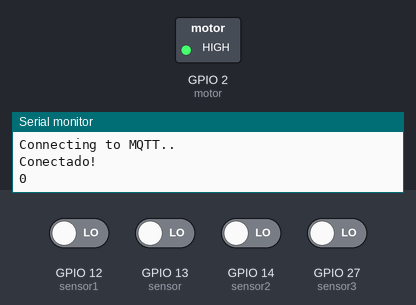
A program run on a simulated ESP32. Parts: switched loads named in the program (green lamp = pin HIGH), the last lines printed to the serial monitor. The test bench sets the inputs (shaded band); at power-on: GPIO 12 (sensor1), GPIO 13 (sensor), GPIO 14 (sensor2), GPIO 27 (sensor3) LOW. WiFi joins after 1.5 s; servers stay silent unless stated; no MQTT or app messages arrive unless stated.

Above: at 3.2 s.
3.3 s: GPIO 12 (sensor1) driven HIGH
At 6.2 s:
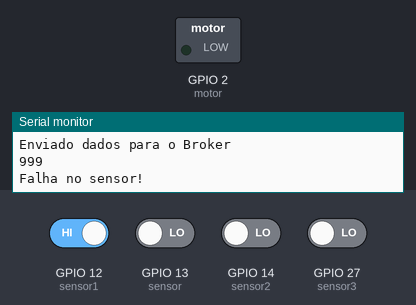
12.5 s: GPIO 12 (sensor1) driven LOW
At 14.4 s:
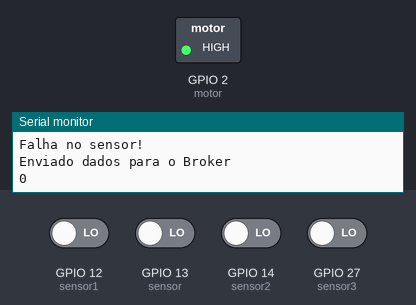
15.5 s: GPIO 14 (sensor2) driven HIGH
At 18.0 s:
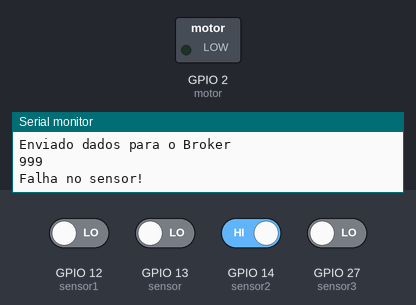
Timing chart, 0 to 19.5 s (numbered marks = the images above; inputs shaded):
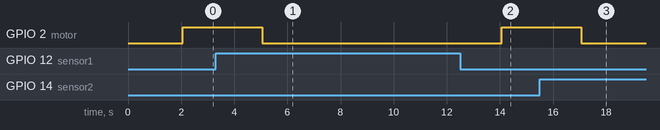

The program:

main.cpp
```cpp
#include <Arduino.h>
#include <PubSubClient.h>
#include <WiFi.h>
#include <ESPAsyncWebServer.h>
#include <AsyncTCP.h>
#include <WiFiClientSecure.h>

// Credenciais da rede
const char* ssid = "Arsenal";
const char* password = "liverpool";

// MQTT setup
#define MQTT_ID  "client_sistemas_distribuidos_2022"
#define MQTT_BROKER "c890702cc136431aa4ba1888306440ef.s1.eu.hivemq.cloud"
#define MQTT_PORT 8883
#define MQTT_TOPIC "sist_dist_2022_uni"
#define MQTT_USER "sis_dis"
#define MQTT_PWD "sisdis2022"
#define TOPICO_MOTOR "esp/motor"
#define TOPICO_NIVEL "esp/nivel"
#define TOPICO_STA_MOTOR "esp/status/motor"

int motorStatus = 0;
int sensor = 13;
int sensor1 = 12;
int sensor2 = 14;
int sensor3 = 27;
int aux = 100;
int prioridade = 0;
int acionar_motor = 0;
int externo = 0;
char dado[1] = {0};

WiFiClientSecure espClient;
//WiFiClient espClient;
PubSubClient MQTT(espClient);

#define motor 2

// Create AsyncWebServer
//AsyncWebServer server(8081);

int readNivel() {
  int estado  =  digitalRead(sensor);
  int estado1 =  digitalRead(sensor1);
  int estado2 =  digitalRead(sensor2);
  int estado3 =  digitalRead(sensor3);
  if (estado  == 1 && estado1 == 1 && estado2 == 1 && estado3 == 1){
    aux = 100;
    Serial.println(aux);
    acionar_motor = 0;
   //digitalWrite(motor,LOW);
    return aux;
  }else if (estado  == 1 && estado1 == 1 && estado2 == 1 && estado3 == 0){
    aux = 75;
    Serial.println(aux);
    return aux;
  }else if (estado  == 1 && estado1 == 1 && estado2 == 0 && estado3 == 0){
    aux = 50;
    Serial.println(aux);
    return aux;
  }else if (estado  == 1 && estado1 == 0 && estado2 == 0 && estado3 == 0){
    aux = 25;
    Serial.println(aux);
    acionar_motor = 1;
   // digitalWrite(motor,HIGH);
    return aux;
  }else if (estado  == 0 && estado1 == 0 && estado2 == 0 && estado3 == 0){
    aux = 0;
    acionar_motor = 1;
    Serial.println(aux);
    //digitalWrite(motor,HIGH);
    return aux;
  } else {
    aux = 999;
    Serial.println(aux);
    return aux;
  }
  delay(100);
}

void mqtt_callback(char* topic, byte* payload, unsigned int length)
{
    String msg;
    int val_motor;

    /* obtem a string do payload recebido */
    for(int i = 0; i < length; i++)
    {
       char c = (char)payload[i];
       msg += c;
    }

    Serial.print("Chegou a seguinte string via MQTT: ");
    Serial.println(msg);

    /* toma ação dependendo da string recebida */
    if (msg.equals("1"))
    {
       acionar_motor = 1;
    }

    if (msg.equals("0"))
    {
      acionar_motor = 0;
    }

}

static const char *root_ca PROGMEM = R"EOF(
-----BEGIN CERTIFICATE-----
MIIFazCCA1OgAwIBAgIRAIIQz7DSQONZRGPgu2OCiwAwDQYJKoZIhvcNAQELBQAw
TzELMAkGA1UEBhMCVVMxKTAnBgNVBAoTIEludGVybmV0IFNlY3VyaXR5IFJlc2Vh
cmNoIEdyb3VwMRUwEwYDVQQDEwxJU1JHIFJvb3QgWDEwHhcNMTUwNjA0MTEwNDM4
WhcNMzUwNjA0MTEwNDM4WjBPMQswCQYDVQQGEwJVUzEpMCcGA1UEChMgSW50ZXJu
ZXQgU2VjdXJpdHkgUmVzZWFyY2ggR3JvdXAxFTATBgNVBAMTDElTUkcgUm9vdCBY
MTCCAiIwDQYJKoZIhvcNAQEBBQADggIPADCCAgoCggIBAK3oJHP0FDfzm54rVygc
h77ct984kIxuPOZXoHj3dcKi/vVqbvYATyjb3miGbESTtrFj/RQSa78f0uoxmyF+
0TM8ukj13Xnfs7j/EvEhmkvBioZxaUpmZmyPfjxwv60pIgbz5MDmgK7iS4+3mX6U
A5/TR5d8mUgjU+g4rk8Kb4Mu0UlXjIB0ttov0DiNewNwIRt18jA8+o+u3dpjq+sW
T8KOEUt+zwvo/7V3LvSye0rgTBIlDHCNAymg4VMk7BPZ7hm/ELNKjD+Jo2FR3qyH
B5T0Y3HsLuJvW5iB4YlcNHlsdu87kGJ55tukmi8mxdAQ4Q7e2RCOFvu396j3x+UC
B5iPNgiV5+I3lg02dZ77DnKxHZu8A/lJBdiB3QW0KtZB6awBdpUKD9jf1b0SHzUv
KBds0pjBqAlkd25HN7rOrFleaJ1/ctaJxQZBKT5ZPt0m9STJEadao0xAH0ahmbWn
OlFuhjuefXKnEgV4We0+UXgVCwOPjdAvBbI+e0ocS3MFEvzG6uBQE3xDk3SzynTn
jh8BCNAw1FtxNrQHusEwMFxIt4I7mKZ9YIqioymCzLq9gwQbooMDQaHWBfEbwrbw
qHyGO0aoSCqI3Haadr8faqU9GY/rOPNk3sgrDQoo//fb4hVC1CLQJ13hef4Y53CI
rU7m2Ys6xt0nUW7/vGT1M0NPAgMBAAGjQjBAMA4GA1UdDwEB/wQEAwIBBjAPBgNV
HRMBAf8EBTADAQH/MB0GA1UdDgQWBBR5tFnme7bl5AFzgAiIyBpY9umbbjANBgkq
hkiG9w0BAQsFAAOCAgEAVR9YqbyyqFDQDLHYGmkgJykIrGF1XIpu+ILlaS/V9lZL
ubhzEFnTIZd+50xx+7LSYK05qAvqFyFWhfFQDlnrzuBZ6brJFe+GnY+EgPbk6ZGQ
3BebYhtF8GaV0nxvwuo77x/Py9auJ/GpsMiu/X1+mvoiBOv/2X/qkSsisRcOj/KK
NFtY2PwByVS5uCbMiogziUwthDyC3+6WVwW6LLv3xLfHTjuCvjHIInNzktHCgKQ5
ORAzI4JMPJ+GslWYHb4phowim57iaztXOoJwTdwJx4nLCgdNbOhdjsnvzqvHu7Ur
TkXWStAmzOVyyghqpZXjFaH3pO3JLF+l+/+sKAIuvtd7u+Nxe5AW0wdeRlN8NwdC
jNPElpzVmbUq4JUagEiuTDkHzsxHpFKVK7q4+63SM1N95R1NbdWhscdCb+ZAJzVc
oyi3B43njTOQ5yOf+1CceWxG1bQVs5ZufpsMljq4Ui0/1lvh+wjChP4kqKOJ2qxq
4RgqsahDYVvTH9w7jXbyLeiNdd8XM2w9U/t7y0Ff/9yi0GE44Za4rF2LN9d11TPA
mRGunUHBcnWEvgJBQl9nJEiU0Zsnvgc/ubhPgXRR4Xq37Z0j4r7g1SgEEzwxA57d
emyPxgcYxn/eR44/KJ4EBs+lVDR3veyJm+kXQ99b21/+jh5Xos1AnX5iItreGCc=
-----END CERTIFICATE-----
)EOF";

void setupMQTT(){
  MQTT.setServer(MQTT_BROKER, MQTT_PORT);
  MQTT.setCallback(mqtt_callback);

  while(!MQTT.connected())
  {
     Serial.println("Connecting to MQTT..");
     //Serial.println(MQTT_BROKER);
     if(MQTT.connect(MQTT_ID, MQTT_USER, MQTT_PWD))
     {
        Serial.println("Conectado!");
        MQTT.subscribe(TOPICO_MOTOR);
     }
     else{
        Serial.println("Falha ao conectar!");
        Serial.print(MQTT.state());
        delay(5000);
     }
  }
}

void setupWifi(){
  // Wi-Fi
  WiFi.begin(ssid, password);
  while (WiFi.status() != WL_CONNECTED) {
    delay(1000);
    Serial.println("Connecting to WiFi..");
  }
  Serial.println(WiFi.localIP());
  espClient.setCACert(root_ca);

}

void setup() {
  Serial.begin(115200);
   pinMode(motor, OUTPUT);
   digitalWrite(motor,LOW);
   setupWifi();
   setupMQTT();
   sprintf(dado,"%d", motorStatus);
   MQTT.publish(TOPICO_MOTOR, dado);
}

void loop() {
  char nivel[3] = {0};
  int valor_motor;
  char text_status[20];

   int aux = readNivel();
   sprintf(nivel,"%d", aux);
   if(aux <= 25)
   {
    digitalWrite(motor,HIGH);
    motorStatus = 1;
    acionar_motor = 1;
    sprintf(dado,"%d", motorStatus);
    MQTT.publish(TOPICO_MOTOR, dado);
    MQTT.publish(TOPICO_NIVEL, nivel);
   }

   if(aux> 25 && aux < 100)
   {
      if(acionar_motor == 0 )
      {
        digitalWrite(motor,LOW);
      }
      if(acionar_motor == 1)
      {
        digitalWrite(motor,HIGH);

      }
    MQTT.publish(TOPICO_NIVEL, nivel);
    valor_motor = digitalRead(motor);

   }

   if(aux == 100)
   {
    digitalWrite(motor,LOW);
    acionar_motor = 0;
    motorStatus = 0;
    sprintf(dado,"%d", motorStatus);
    MQTT.publish(TOPICO_MOTOR, dado);
    MQTT.publish(TOPICO_NIVEL, nivel);
   }

   if(aux == 999)
   {
    Serial.println("Falha no sensor!");
    digitalWrite(motor,LOW);
    MQTT.publish(TOPICO_NIVEL, nivel);
   }


  motorStatus = digitalRead(motor);
  if(motorStatus == 1)
  {
    strcpy(text_status,"Motor Ligado!");
    MQTT.publish(TOPICO_STA_MOTOR, text_status);

  }
  else{
    strcpy(text_status,"Motor Desligado!");
    MQTT.publish(TOPICO_STA_MOTOR, text_status);

  }
   delay(3000);
  Serial.println("Enviado dados para o Broker");
  MQTT.loop();

}
```

Measured:
- after the input at 3.3 s, GPIO 2 (motor): HIGH → LOW after 1.8 s
- after the input at 12.5 s, GPIO 2 (motor): LOW → HIGH after 1.6 s
- after the input at 15.5 s, GPIO 2 (motor): HIGH → LOW after 1.6 s
